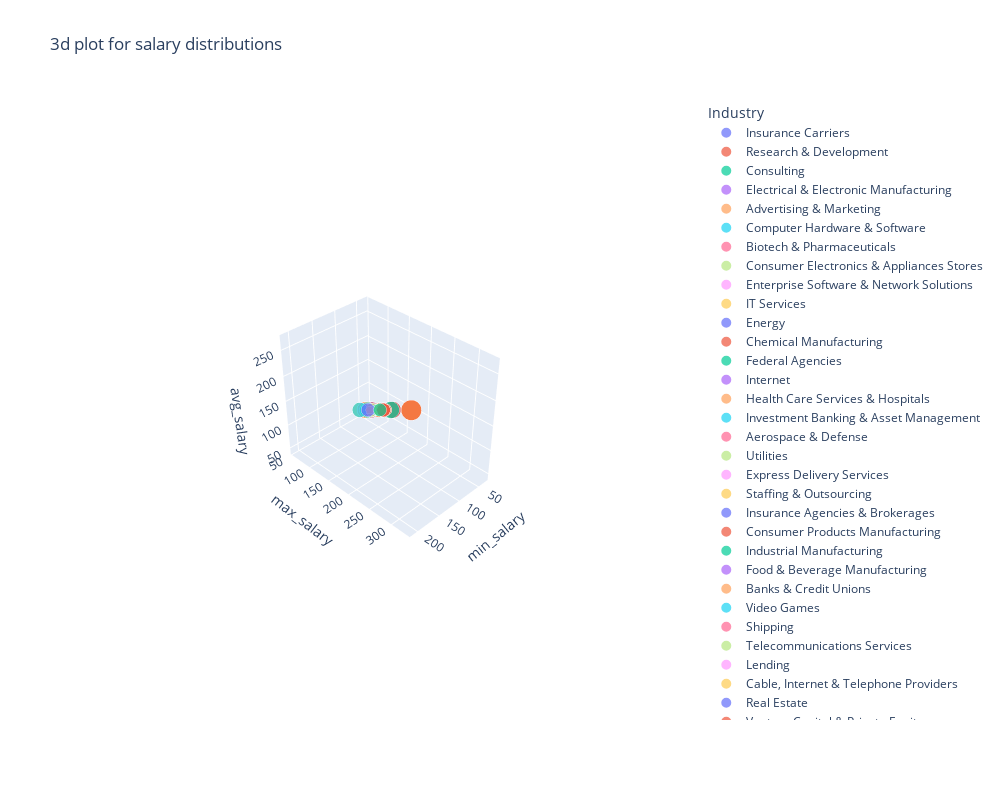

Notebook source saved alongside this figure:
### Markdown cell above
The scatter plot on the left shows the relationship betweeen minimum salaries (horizontal axis) and maximum salaries (vertical axis) for various roles (dots). A line of best fit (shown in red) indicates a positive correlation: As the minimum salary increases, so does the maximum salary. This suggests that roles with higher entry requirements tend to offer greater earning potential. 

The box plot provides a summary of the salary ranges for minimum and maximum salaries, highlighting the interquartile range and outliers. We are able to understand the salary structures and could help candidates negotiate salaries based on financial goals.

### Code cell
fig = px.scatter_3d(data_frame=df, x='min_salary', y='max_salary', z='avg_salary',
                    color='Industry', size='min_salary', title='3d plot for salary distributions',
                   width=1000, height=800)
#fig.layout.height = 500
fig.show()

### Figure 1 — Plotly figure (JSON) as saved in the notebook; plotly's stock layout.template omitted (floating-point values rounded to 4 significant figures)
{"data": [{"hovertemplate": "Industry=Insurance Carriers<br>min_salary=%{marker.size}<br>max_salary=%{y}<br>avg_salary=%{z}<extra></extra>", "legendgroup": "Insurance Carriers", "marker": {"color": "#636efa", "size": [137, 137, 75, 75, 79, 79, 90, 101, 56, 56, 79, 71, 71, 90, 90, 90, 145, 79, 112, 112, 110, 69, 66, 66, 128, 87, 92, 92], "sizemode": "area", "sizeref": 0.53, "symbol": "circle"}, "mode": "markers", "name": "Insurance Carriers", "scene": "scene", "showlegend": true, "type": "scatter3d", "x": [137, 137, 75, 75, 79, 79, 90, 101, 56, 56, 79, 71, 71, 90, 90, 90, 145, 79, 112, 112, 110, 69, 66, 66, 128, 87, 92, 92], "y": [171, 171, 131, 131, 131, 131, 109, 165, 97, 97, 106, 123, 123, 124, 124, 124, 225, 147, 116, 116, 163, 116, 112, 112, 201, 141, 155, 155], "z": [154, 154, 103, 103, 105, 105, 99, 133, 76, 76, 92, 97, 97, 107, 107, 107, 185, 113, 114, 114, 136, 92, 89, 89, 164, 114, 123, 123]}, {"hovertemplate": "Industry=Research & Development<br>min_salary=%{marker.size}<br>max_salary=%{y}<br>avg_salary=%{z}<extra></extra>", "legendgroup": "Research & Development", "marker": {"color": "#EF553B", "size": [137, 79, 101, 79, 79, 90, 79, 112, 112, 79, 31, 212, 212, 212, 66, 87, 92], "sizemode": "area", "sizeref": 0.53, "symbol": "circle"}, "mode": "markers", "name": "Research & Development", "scene": "scene", "showlegend": true, "type": "scatter3d", "x": [137, 79, 101, 79, 79, 90, 79, 112, 112, 79, 31, 212, 212, 212, 66, 87, 92], "y": [171, 131, 165, 106, 106, 124, 147, 116, 116, 133, 56, 331, 331, 331, 112, 141, 155], "z": [154, 105, 133, 92, 92, 107, 113, 114, 114, 106, 43, 271, 271, 271, 89, 114, 123]}, {"hovertemplate": "Industry=Consulting<br>min_salary=%{marker.size}<br>max_salary=%{y}<br>avg_salary=%{z}<extra></extra>", "legendgroup": "Consulting", "marker": {"color": "#00cc96", "size": [137, 137, 137, 75, 79, 99, 99, 99, 79, 90, 91, 91, 122, 122, 112, 124, 124, 69, 69, 95, 95, 212, 128, 128, 80, 87, 87, 87, 92, 92], "sizemode": "area", "sizeref": 0.53, "symbol": "circle"}, "mode": "markers", "name": "Consulting", "scene": "scene", "showlegend": true, "type": "scatter3d", "x": [137, 137, 137, 75, 79, 99, 99, 99, 79, 90, 91, 91, 122, 122, 112, 124, 124, 69, 69, 95, 95, 212, 128, 128, 80, 87, 87, 87, 92, 92], "y": [171, 171, 171, 131, 131, 132, 132, 132, 106, 124, 150, 150, 146, 146, 116, 198, 198, 116, 116, 119, 119, 331, 201, 201, 132, 141, 141, 141, 155, 155], "z": [154, 154, 154, 103, 105, 115, 115, 115, 92, 107, 120, 120, 134, 134, 114, 161, 161, 92, 92, 107, 107, 271, 164, 164, 106, 114, 114, 114, 123, 123]}, {"hovertemplate": "Industry=Electrical & Electronic Manufacturing<br>min_salary=%{marker.size}<br>max_salary=%{y}<br>avg_salary=%{z}<extra></extra>", "legendgroup": "Electrical & Electronic Manufacturing", "marker": {"color": "#ab63fa", "size": [137, 90, 141], "sizemode": "area", "sizeref": 0.53, "symbol": "circle"}, "mode": "markers", "name": "Electrical & Electronic Manufacturing", "scene": "scene", "showlegend": true, "type": "scatter3d", "x": [137, 90, 141], "y": [171, 109, 225], "z": [154, 99, 183]}, {"hovertemplate": "Industry=Advertising & Marketing<br>min_salary=%{marker.size}<br>max_salary=%{y}<br>avg_salary=%{z}<extra></extra>", "legendgroup": "Advertising & Marketing", "marker": {"color": "#FFA15A", "size": [137, 137, 75, 79, 99, 99, 90, 90, 90, 56, 56, 79, 90, 90, 110, 69, 138, 138, 80, 105, 105], "sizemode": "area", "sizeref": 0.53, "symbol": "circle"}, "mode": "markers", "name": "Advertising & Marketing", "scene": "scene", "showlegend": true, "type": "scatter3d", "x": [137, 137, 75, 79, 99, 99, 90, 90, 90, 56, 56, 79, 90, 90, 110, 69, 138, 138, 80, 105, 105], "y": [171, 171, 131, 131, 132, 132, 109, 109, 109, 97, 97, 106, 124, 124, 163, 116, 158, 158, 132, 167, 167], "z": [154, 154, 103, 105, 115, 115, 99, 99, 99, 76, 76, 92, 107, 107, 136, 92, 148, 148, 106, 136, 136]}, {"hovertemplate": "Industry=Computer Hardware & Software<br>min_salary=%{marker.size}<br>max_salary=%{y}<br>avg_salary=%{z}<extra></extra>", "legendgroup": "Computer Hardware & Software", "marker": {"color": "#19d3f3", "size": [137, 137, 137, 137, 75, 79, 79, 79, 79, 79, 99, 99, 99, 99, 99, 99, 90, 90, 90, 101, 101, 56, 79, 79, 90, 90, 90, 91, 141, 145, 79, 79, 79, 122, 122, 112, 112, 110, 110, 79, 69, 31, 31, 95, 212, 66, 128, 128, 128, 138, 80, 87, 87, 92, 92], "sizemode": "area", "sizeref": 0.53, "symbol": "circle"}, "mode": "markers", "name": "Computer Hardware & Software", "scene": "scene", "showlegend": true, "type": "scatter3d", "x": [137, 137, 137, 137, 75, 79, 79, 79, 79, 79, 99, 99, 99, 99, 99, 99, 90, 90, 90, 101, 101, 56, 79, 79, 90, 90, 90, 91, 141, 145, 79, 79, 79, 122, 122, 112, 112, 110, 110, 79, 69, 31, 31, 95, 212, 66, 128, 128, 128, 138, 80, 87, 87, 92, 92], "y": [171, 171, 171, 171, 131, 131, 131, 131, 131, 131, 132, 132, 132, 132, 132, 132, 109, 109, 109, 165, 165, 97, 106, 106, 124, 124, 124, 150, 225, 225, 147, 147, 147, 146, 146, 116, 116, 163, 163, 133, 116, 56, 56, 119, 331, 112, 201, 201, 201, 158, 132, 141, 141, 155, 155], "z": [154, 154, 154, 154, 103, 105, 105, 105, 105, 105, 115, 115, 115, 115, 115, 115, 99, 99, 99, 133, 133, 76, 92, 92, 107, 107, 107, 120, 183, 185, 113, 113, 113, 134, 134, 114, 114, 136, 136, 106, 92, 43, 43, 107, 271, 89, 164, 164, 164, 148, 106, 114, 114, 123, 123]}, {"hovertemplate": "Industry=Biotech & Pharmaceuticals<br>min_salary=%{marker.size}<br>max_salary=%{y}<br>avg_salary=%{z}<extra></extra>", "legendgroup": "Biotech & Pharmaceuticals", "marker": {"color": "#FF6692", "size": [137, 75, 75, 75, 75, 75, 79, 79, 79, 79, 79, 79, 99, 99, 90, 90, 90, 90, 90, 90, 101, 101, 101, 56, 56, 56, 56, 56, 56, 79, 79, 79, 71, 90, 90, 91, 91, 141, 145, 145, 79, 112, 112, 110, 110, 110, 124, 79, 69, 31, 95, 212, 212, 212, 128, 128, 128, 128, 138, 80, 80, 92, 105], "sizemode": "area", "sizeref": 0.53, "symbol": "circle"}, "mode": "markers", "name": "Biotech & Pharmaceuticals", "scene": "scene", "showlegend": true, "type": "scatter3d", "x": [137, 75, 75, 75, 75, 75, 79, 79, 79, 79, 79, 79, 99, 99, 90, 90, 90, 90, 90, 90, 101, 101, 101, 56, 56, 56, 56, 56, 56, 79, 79, 79, 71, 90, 90, 91, 91, 141, 145, 145, 79, 112, 112, 110, 110, 110, 124, 79, 69, 31, 95, 212, 212, 212, 128, 128, 128, 128, 138, 80, 80, 92, 105], "y": [171, 131, 131, 131, 131, 131, 131, 131, 131, 131, 131, 131, 132, 132, 109, 109, 109, 109, 109, 109, 165, 165, 165, 97, 97, 97, 97, 97, 97, 106, 106, 106, 123, 124, 124, 150, 150, 225, 225, 225, 147, 116, 116, 163, 163, 163, 198, 133, 116, 56, 119, 331, 331, 331, 201, 201, 201, 201, 158, 132, 132, 155, 167], "z": [154, 103, 103, 103, 103, 103, 105, 105, 105, 105, 105, 105, 115, 115, 99, 99, 99, 99, 99, 99, 133, 133, 133, 76, 76, 76, 76, 76, 76, 92, 92, 92, 97, 107, 107, 120, 120, 183, 185, 185, 113, 114, 114, 136, 136, 136, 161, 106, 92, 43, 107, 271, 271, 271, 164, 164, 164, 164, 148, 106, 106, 123, 136]}, {"hovertemplate": "Industry=Consumer Electronics & Appliances Stores<br>min_salary=%{marker.size}<br>max_salary=%{y}<br>avg_salary=%{z}<extra></extra>", "legendgroup": "Consumer Electronics & Appliances Stores", "marker": {"color": "#B6E880", "size": [137, 79], "sizemode": "area", "sizeref": 0.53, "symbol": "circle"}, "mode": "markers", "name": "Consumer Electronics & Appliances Stores", "scene": "scene", "showlegend": true, "type": "scatter3d", "x": [137, 79], "y": [171, 131], "z": [154, 105]}, {"hovertemplate": "Industry=Enterprise Software & Network Solutions<br>min_salary=%{marker.size}<br>max_salary=%{y}<br>avg_salary=%{z}<extra></extra>", "legendgroup": "Enterprise Software & Network Solutions", "marker": {"color": "#FF97FF", "size": [137, 137, 137, 137, 75, 75, 75, 75, 75, 75, 75, 79, 99, 99, 99, 99, 90, 90, 90, 101, 101, 101, 79, 90, 91, 145, 122, 122, 122, 112, 110, 110, 124, 31, 31, 66, 138, 138, 80, 87, 92, 92], "sizemode": "area", "sizeref": 0.53, "symbol": "circle"}, "mode": "markers", "name": "Enterprise Software & Network Solutions", "scene": "scene", "showlegend": true, "type": "scatter3d", "x": [137, 137, 137, 137, 75, 75, 75, 75, 75, 75, 75, 79, 99, 99, 99, 99, 90, 90, 90, 101, 101, 101, 79, 90, 91, 145, 122, 122, 122, 112, 110, 110, 124, 31, 31, 66, 138, 138, 80, 87, 92, 92], "y": [171, 171, 171, 171, 131, 131, 131, 131, 131, 131, 131, 131, 132, 132, 132, 132, 109, 109, 109, 165, 165, 165, 106, 124, 150, 225, 146, 146, 146, 116, 163, 163, 198, 56, 56, 112, 158, 158, 132, 141, 155, 155], "z": [154, 154, 154, 154, 103, 103, 103, 103, 103, 103, 103, 105, 115, 115, 115, 115, 99, 99, 99, 133, 133, 133, 92, 107, 120, 185, 134, 134, 134, 114, 136, 136, 161, 43, 43, 89, 148, 148, 106, 114, 123, 123]}, {"hovertemplate": "Industry=IT Services<br>min_salary=%{marker.size}<br>max_salary=%{y}<br>avg_salary=%{z}<extra></extra>", "legendgroup": "IT Services", "marker": {"color": "#FECB52", "size": [137, 75, 75, 79, 79, 90, 101, 56, 56, 79, 79, 79, 71, 71, 90, 90, 91, 91, 91, 141, 141, 145, 145, 79, 79, 122, 112, 110, 124, 124, 79, 69, 69, 69, 31, 31, 95, 212, 66, 66, 66, 66, 66, 66, 80, 80, 80, 87, 87, 92, 105, 105], "sizemode": "area", "sizeref": 0.53, "symbol": "circle"}, "mode": "markers", "name": "IT Services", "scene": "scene", "showlegend": true, "type": "scatter3d", "x": [137, 75, 75, 79, 79, 90, 101, 56, 56, 79, 79, 79, 71, 71, 90, 90, 91, 91, 91, 141, 141, 145, 145, 79, 79, 122, 112, 110, 124, 124, 79, 69, 69, 69, 31, 31, 95, 212, 66, 66, 66, 66, 66, 66, 80, 80, 80, 87, 87, 92, 105, 105], "y": [171, 131, 131, 131, 131, 109, 165, 97, 97, 106, 106, 106, 123, 123, 124, 124, 150, 150, 150, 225, 225, 225, 225, 147, 147, 146, 116, 163, 198, 198, 133, 116, 116, 116, 56, 56, 119, 331, 112, 112, 112, 112, 112, 112, 132, 132, 132, 141, 141, 155, 167, 167], "z": [154, 103, 103, 105, 105, 99, 133, 76, 76, 92, 92, 92, 97, 97, 107, 107, 120, 120, 120, 183, 183, 185, 185, 113, 113, 134, 114, 136, 161, 161, 106, 92, 92, 92, 43, 43, 107, 271, 89, 89, 89, 89, 89, 89, 106, 106, 106, 114, 114, 123, 136, 136]}, {"hovertemplate": "Industry=Energy<br>min_salary=%{marker.size}<br>max_salary=%{y}<br>avg_salary=%{z}<extra></extra>", "legendgroup": "Energy", "marker": {"color": "#636efa", "size": [137, 56, 91, 112, 66], "sizemode": "area", "sizeref": 0.53, "symbol": "circle"}, "mode": "markers", "name": "Energy", "scene": "scene", "showlegend": true, "type": "scatter3d", "x": [137, 56, 91, 112, 66], "y": [171, 97, 150, 116, 112], "z": [154, 76, 120, 114, 89]}, {"hovertemplate": "Industry=Chemical Manufacturing<br>min_salary=%{marker.size}<br>max_salary=%{y}<br>avg_salary=%{z}<extra></extra>", "legendgroup": "Chemical Manufacturing", "marker": {"color": "#EF553B", "size": [137, 137, 56], "sizemode": "area", "sizeref": 0.53, "symbol": "circle"}, "mode": "markers", "name": "Chemical Manufacturing", "scene": "scene", "showlegend": true, "type": "scatter3d", "x": [137, 137, 56], "y": [171, 171, 97], "z": [154, 154, 76]}, {"hovertemplate": "Industry=Federal Agencies<br>min_salary=%{marker.size}<br>max_salary=%{y}<br>avg_salary=%{z}<extra></extra>", "legendgroup": "Federal Agencies", "marker": {"color": "#00cc96", "size": [137, 137, 75, 90, 101, 56, 71, 91, 145, 79, 110, 128, 128, 138, 138, 80], "sizemode": "area", "sizeref": 0.53, "symbol": "circle"}, "mode": "markers", "name": "Federal Agencies", "scene": "scene", "showlegend": true, "type": "scatter3d", "x": [137, 137, 75, 90, 101, 56, 71, 91, 145, 79, 110, 128, 128, 138, 138, 80], "y": [171, 171, 131, 109, 165, 97, 123, 150, 225, 147, 163, 201, 201, 158, 158, 132], "z": [154, 154, 103, 99, 133, 76, 97, 120, 185, 113, 136, 164, 164, 148, 148, 106]}, {"hovertemplate": "Industry=Internet<br>min_salary=%{marker.size}<br>max_salary=%{y}<br>avg_salary=%{z}<extra></extra>", "legendgroup": "Internet", "marker": {"color": "#ab63fa", "size": [137, 137, 75, 75, 79, 79, 79, 99, 99, 56, 79, 71, 71, 71, 91, 141, 145, 112, 124, 124, 79, 69, 95, 66, 128, 128, 80], "sizemode": "area", "sizeref": 0.53, "symbol": "circle"}, "mode": "markers", "name": "Internet", "scene": "scene", "showlegend": true, "type": "scatter3d", "x": [137, 137, 75, 75, 79, 79, 79, 99, 99, 56, 79, 71, 71, 71, 91, 141, 145, 112, 124, 124, 79, 69, 95, 66, 128, 128, 80], "y": [171, 171, 131, 131, 131, 131, 131, 132, 132, 97, 106, 123, 123, 123, 150, 225, 225, 116, 198, 198, 133, 116, 119, 112, 201, 201, 132], "z": [154, 154, 103, 103, 105, 105, 105, 115, 115, 76, 92, 97, 97, 97, 120, 183, 185, 114, 161, 161, 106, 92, 107, 89, 164, 164, 106]}, {"hovertemplate": "Industry=Health Care Services & Hospitals<br>min_salary=%{marker.size}<br>max_salary=%{y}<br>avg_salary=%{z}<extra></extra>", "legendgroup": "Health Care Services & Hospitals", "marker": {"color": "#FFA15A", "size": [137, 75, 75, 79, 99, 99, 99, 56, 79, 145, 112, 110, 110, 95, 138, 80, 80, 87], "sizemode": "area", "sizeref": 0.53, "symbol": "circle"}, "mode": "markers", "name": "Health Care Services & Hospitals", "scene": "scene", "showlegend": true, "type": "scatter3d", "x": [137, 75, 75, 79, 99, 99, 99, 56, 79, 145, 112, 110, 110, 95, 138, 80, 80, 87], "y": [171, 131, 131, 131, 132, 132, 132, 97, 106, 225, 116, 163, 163, 119, 158, 132, 132, 141], "z": [154, 103, 103, 105, 115, 115, 115, 76, 92, 185, 114, 136, 136, 107, 148, 106, 106, 114]}, {"hovertemplate": "Industry=Investment Banking & Asset Management<br>min_salary=%{marker.size}<br>max_salary=%{y}<br>avg_salary=%{z}<extra></extra>", "legendgroup": "Investment Banking & Asset Management", "marker": {"color": "#19d3f3", "size": [137, 75, 75, 79, 99, 99, 71, 71, 79, 79, 79, 31, 128], "sizemode": "area", "sizeref": 0.53, "symbol": "circle"}, "mode": "markers", "name": "Investment Banking & Asset Management", "scene": "scene", "showlegend": true, "type": "scatter3d", "x": [137, 75, 75, 79, 99, 99, 71, 71, 79, 79, 79, 31, 128], "y": [171, 131, 131, 131, 132, 132, 123, 123, 147, 147, 133, 56, 201], "z": [154, 103, 103, 105, 115, 115, 97, 97, 113, 113, 106, 43, 164]}, {"hovertemplate": "Industry=Aerospace & Defense<br>min_salary=%{marker.size}<br>max_salary=%{y}<br>avg_salary=%{z}<extra></extra>", "legendgroup": "Aerospace & Defense", "marker": {"color": "#FF6692", "size": [137, 75, 99, 99, 90, 101, 56, 79, 71, 90, 91, 141, 145, 79, 79, 122, 112, 110, 110, 124, 31, 31, 212, 128, 138, 138, 138, 80, 80, 87, 87, 92, 105, 105], "sizemode": "area", "sizeref": 0.53, "symbol": "circle"}, "mode": "markers", "name": "Aerospace & Defense", "scene": "scene", "showlegend": true, "type": "scatter3d", "x": [137, 75, 99, 99, 90, 101, 56, 79, 71, 90, 91, 141, 145, 79, 79, 122, 112, 110, 110, 124, 31, 31, 212, 128, 138, 138, 138, 80, 80, 87, 87, 92, 105, 105], "y": [171, 131, 132, 132, 109, 165, 97, 106, 123, 124, 150, 225, 225, 147, 147, 146, 116, 163, 163, 198, 56, 56, 331, 201, 158, 158, 158, 132, 132, 141, 141, 155, 167, 167], "z": [154, 103, 115, 115, 99, 133, 76, 92, 97, 107, 120, 183, 185, 113, 113, 134, 114, 136, 136, 161, 43, 43, 271, 164, 148, 148, 148, 106, 106, 114, 114, 123, 136, 136]}, {"hovertemplate": "Industry=Utilities<br>min_salary=%{marker.size}<br>max_salary=%{y}<br>avg_salary=%{z}<extra></extra>", "legendgroup": "Utilities", "marker": {"color": "#B6E880", "size": [75, 90, 91], "sizemode": "area", "sizeref": 0.53, "symbol": "circle"}, "mode": "markers", "name": "Utilities", "scene": "scene", "showlegend": true, "type": "scatter3d", "x": [75, 90, 91], "y": [131, 109, 150], "z": [103, 99, 120]}, {"hovertemplate": "Industry=Express Delivery Services<br>min_salary=%{marker.size}<br>max_salary=%{y}<br>avg_salary=%{z}<extra></extra>", "legendgroup": "Express Delivery Services", "marker": {"color": "#FF97FF", "size": [75, 124], "sizemode": "area", "sizeref": 0.53, "symbol": "circle"}, "mode": "markers", "name": "Express Delivery Services", "scene": "scene", "showlegend": true, "type": "scatter3d", "x": [75, 124], "y": [131, 198], "z": [103, 161]}, {"hovertemplate": "Industry=Staffing & Outsourcing<br>min_salary=%{marker.size}<br>max_salary=%{y}<br>avg_salary=%{z}<extra></extra>", "legendgroup": "Staffing & Outsourcing", "marker": {"color": "#FECB52", "size": [75, 79, 90, 101, 79, 91, 141, 145, 79, 122, 112, 112, 112, 124, 124, 79, 69, 69, 69, 31, 95, 95, 95, 212, 212, 212, 66, 66, 66, 128, 87, 87, 92, 105], "sizemode": "area", "sizeref": 0.53, "symbol": "circle"}, "mode": "markers", "name": "Staffing & Outsourcing", "scene": "scene", "showlegend": true, "type": "scatter3d", "x": [75, 79, 90, 101, 79, 91, 141, 145, 79, 122, 112, 112, 112, 124, 124, 79, 69, 69, 69, 31, 95, 95, 95, 212, 212, 212, 66, 66, 66, 128, 87, 87, 92, 105], "y": [131, 131, 109, 165, 106, 150, 225, 225, 147, 146, 116, 116, 116, 198, 198, 133, 116, 116, 116, 56, 119, 119, 119, 331, 331, 331, 112, 112, 112, 201, 141, 141, 155, 167], "z": [103, 105, 99, 133, 92, 120, 183, 185, 113, 134, 114, 114, 114, 161, 161, 106, 92, 92, 92, 43, 107, 107, 107, 271, 271, 271, 89, 89, 89, 164, 114, 114, 123, 136]}, {"hovertemplate": "Industry=Insurance Agencies & Brokerages<br>min_salary=%{marker.size}<br>max_salary=%{y}<br>avg_salary=%{z}<extra></extra>", "legendgroup": "Insurance Agencies & Brokerages", "marker": {"color": "#636efa", "size": [75, 79, 122, 31], "sizemode": "area", "sizeref": 0.53, "symbol": "circle"}, "mode": "markers", "name": "Insurance Agencies & Brokerages", "scene": "scene", "showlegend": true, "type": "scatter3d", "x": [75, 79, 122, 31], "y": [131, 131, 146, 56], "z": [103, 105, 134, 43]}, {"hovertemplate": "Industry=Consumer Products Manufacturing<br>min_salary=%{marker.size}<br>max_salary=%{y}<br>avg_salary=%{z}<extra></extra>", "legendgroup": "Consumer Products Manufacturing", "marker": {"color": "#EF553B", "size": [79, 79, 110, 69, 138], "sizemode": "area", "sizeref": 0.53, "symbol": "circle"}, "mode": "markers", "name": "Consumer Products Manufacturing", "scene": "scene", "showlegend": true, "type": "scatter3d", "x": [79, 79, 110, 69, 138], "y": [131, 147, 163, 116, 158], "z": [105, 113, 136, 92, 148]}, {"hovertemplate": "Industry=Industrial Manufacturing<br>min_salary=%{marker.size}<br>max_salary=%{y}<br>avg_salary=%{z}<extra></extra>", "legendgroup": "Industrial Manufacturing", "marker": {"color": "#00cc96", "size": [79, 90, 128], "sizemode": "area", "sizeref": 0.53, "symbol": "circle"}, "mode": "markers", "name": "Industrial Manufacturing", "scene": "scene", "showlegend": true, "type": "scatter3d", "x": [79, 90, 128], "y": [131, 124, 201], "z": [105, 107, 164]}, {"hovertemplate": "Industry=Food & Beverage Manufacturing<br>min_salary=%{marker.size}<br>max_salary=%{y}<br>avg_salary=%{z}<extra></extra>", "legendgroup": "Food & Beverage Manufacturing", "marker": {"color": "#ab63fa", "size": [79, 99, 138, 92], "sizemode": "area", "sizeref": 0.53, "symbol": "circle"}, "mode": "markers", "name": "Food & Beverage Manufacturing", "scene": "scene", "showlegend": true, "type": "scatter3d", "x": [79, 99, 138, 92], "y": [131, 132, 158, 155], "z": [105, 115, 148, 123]}, {"hovertemplate": "Industry=Banks & Credit Unions<br>min_salary=%{marker.size}<br>max_salary=%{y}<br>avg_salary=%{z}<extra></extra>", "legendgroup": "Banks & Credit Unions", "marker": {"color": "#FFA15A", "size": [79, 99, 101, 91, 110, 138, 138, 87], "sizemode": "area", "sizeref": 0.53, "symbol": "circle"}, "mode": "markers", "name": "Banks & Credit Unions", "scene": "scene", "showlegend": true, "type": "scatter3d", "x": [79, 99, 101, 91, 110, 138, 138, 87], "y": [131, 132, 165, 150, 163, 158, 158, 141], "z": [105, 115, 133, 120, 136, 148, 148, 114]}, {"hovertemplate": "Industry=Video Games<br>min_salary=%{marker.size}<br>max_salary=%{y}<br>avg_salary=%{z}<extra></extra>", "legendgroup": "Video Games", "marker": {"color": "#19d3f3", "size": [99, 90, 141], "sizemode": "area", "sizeref": 0.53, "symbol": "circle"}, "mode": "markers", "name": "Video Games", "scene": "scene", "showlegend": true, "type": "scatter3d", "x": [99, 90, 141], "y": [132, 109, 225], "z": [115, 99, 183]}, {"hovertemplate": "Industry=Shipping<br>min_salary=%{marker.size}<br>max_salary=%{y}<br>avg_salary=%{z}<extra></extra>", "legendgroup": "Shipping", "marker": {"color": "#FF6692", "size": [99], "sizemode": "area", "sizeref": 0.53, "symbol": "circle"}, "mode": "markers", "name": "Shipping", "scene": "scene", "showlegend": true, "type": "scatter3d", "x": [99], "y": [132], "z": [115]}, {"hovertemplate": "Industry=Telecommunications Services<br>min_salary=%{marker.size}<br>max_salary=%{y}<br>avg_salary=%{z}<extra></extra>", "legendgroup": "Telecommunications Services", "marker": {"color": "#B6E880", "size": [99, 90, 101, 79, 105], "sizemode": "area", "sizeref": 0.53, "symbol": "circle"}, "mode": "markers", "name": "Telecommunications Services", "scene": "scene", "showlegend": true, "type": "scatter3d", "x": [99, 90, 101, 79, 105], "y": [132, 109, 165, 133, 167], "z": [115, 99, 133, 106, 136]}, {"hovertemplate": "Industry=Lending<br>min_salary=%{marker.size}<br>max_salary=%{y}<br>avg_salary=%{z}<extra></extra>", "legendgroup": "Lending", "marker": {"color": "#FF97FF", "size": [90, 90, 56, 79, 145, 124, 66], "sizemode": "area", "sizeref": 0.53, "symbol": "circle"}, "mode": "markers", "name": "Lending", "scene": "scene", "showlegend": true, "type": "scatter3d", "x": [90, 90, 56, 79, 145, 124, 66], "y": [109, 109, 97, 106, 225, 198, 112], "z": [99, 99, 76, 92, 185, 161, 89]}, {"hovertemplate": "Industry=Cable, Internet & Telephone Providers<br>min_salary=%{marker.size}<br>max_salary=%{y}<br>avg_salary=%{z}<extra></extra>", "legendgroup": "Cable, Internet & Telephone Providers", "marker": {"color": "#FECB52", "size": [90], "sizemode": "area", "sizeref": 0.53, "symbol": "circle"}, "mode": "markers", "name": "Cable, Internet & Telephone Providers", "scene": "scene", "showlegend": true, "type": "scatter3d", "x": [90], "y": [109], "z": [99]}, {"hovertemplate": "Industry=Real Estate<br>min_salary=%{marker.size}<br>max_salary=%{y}<br>avg_salary=%{z}<extra></extra>", "legendgroup": "Real Estate", "marker": {"color": "#636efa", "size": [101, 71, 91], "sizemode": "area", "sizeref": 0.53, "symbol": "circle"}, "mode": "markers", "name": "Real Estate", "scene": "scene", "showlegend": true, "type": "scatter3d", "x": [101, 71, 91], "y": [165, 123, 150], "z": [133, 97, 120]}, {"hovertemplate": "Industry=Venture Capital & Private Equity<br>min_salary=%{marker.size}<br>max_salary=%{y}<br>avg_salary=%{z}<extra></extra>", "legendgroup": "Venture Capital & Private Equity", "marker": {"color": "#EF553B", "size": [101, 71], "sizemode": "area", "sizeref": 0.53, "symbol": "circle"}, "mode": "markers", "name": "Venture Capital & Private Equity", "scene": "scene", "showlegend": true, "type": "scatter3d", "x": [101, 71], "y": [165, 123], "z": [133, 97]}, {"hovertemplate": "Industry=Miscellaneous Manufacturing<br>min_salary=%{marker.size}<br>max_salary=%{y}<br>avg_salary=%{z}<extra></extra>", "legendgroup": "Miscellaneous Manufacturing", "marker": {"color": "#00cc96", "size": [79, 122, 31], "sizemode": "area", "sizeref": 0.53, "symbol": "circle"}, "mode": "markers", "name": "Miscellaneous Manufacturing", "scene": "scene", "showlegend": true, "type": "scatter3d", "x": [79, 122, 31], "y": [106, 146, 56], "z": [92, 134, 43]}, {"hovertemplate": "Industry=Oil & Gas Services<br>min_salary=%{marker.size}<br>max_salary=%{y}<br>avg_salary=%{z}<extra></extra>", "legendgroup": "Oil & Gas Services", "marker": {"color": "#ab63fa", "size": [79, 31], "sizemode": "area", "sizeref": 0.53, "symbol": "circle"}, "mode": "markers", "name": "Oil & Gas Services", "scene": "scene", "showlegend": true, "type": "scatter3d", "x": [79, 31], "y": [106, 56], "z": [92, 43]}, {"hovertemplate": "Industry=Transportation Equipment Manufacturing<br>min_salary=%{marker.size}<br>max_salary=%{y}<br>avg_salary=%{z}<extra></extra>", "legendgroup": "Transportation Equipment Manufacturing", "marker": {"color": "#FFA15A", "size": [71, 141], "sizemode": "area", "sizeref": 0.53, "symbol": "circle"}, "mode": "markers", "name": "Transportation Equipment Manufacturing", "scene": "scene", "showlegend": true, "type": "scatter3d", "x": [71, 141], "y": [123, 225], "z": [97, 183]}, {"hovertemplate": "Industry=Telecommunications Manufacturing<br>min_salary=%{marker.size}<br>max_salary=%{y}<br>avg_salary=%{z}<extra></extra>", "legendgroup": "Telecommunications Manufacturing", "marker": {"color": "#19d3f3", "size": [71], "sizemode": "area", "sizeref": 0.53, "symbol": "circle"}, "mode": "markers", "name": "Telecommunications Manufacturing", "scene": "scene", "showlegend": true, "type": "scatter3d", "x": [71], "y": [123], "z": [97]}, {"hovertemplate": "Industry=Transportation Management<br>min_salary=%{marker.size}<br>max_salary=%{y}<br>avg_salary=%{z}<extra></extra>", "legendgroup": "Transportation Management", "marker": {"color": "#FF6692", "size": [90], "sizemode": "area", "sizeref": 0.53, "symbol": "circle"}, "mode": "markers", "name": "Transportation Management", "scene": "scene", "showlegend": true, "type": "scatter3d", "x": [90], "y": [124], "z": [107]}, {"hovertemplate": "Industry=News Outlet<br>min_salary=%{marker.size}<br>max_salary=%{y}<br>avg_salary=%{z}<extra></extra>", "legendgroup": "News Outlet", "marker": {"color": "#B6E880", "size": [90], "sizemode": "area", "sizeref": 0.53, "symbol": "circle"}, "mode": "markers", "name": "News Outlet", "scene": "scene", "showlegend": true, "type": "scatter3d", "x": [90], "y": [124], "z": [107]}, {"hovertemplate": "Industry=Architectural & Engineering Services<br>min_salary=%{marker.size}<br>max_salary=%{y}<br>avg_salary=%{z}<extra></extra>", "legendgroup": "Architectural & Engineering Services", "marker": {"color": "#FF97FF", "size": [91, 141, 124], "sizemode": "area", "sizeref": 0.53, "symbol": "circle"}, "mode": "markers", "name": "Architectural & Engineering Services", "scene": "scene", "showlegend": true, "type": "scatter3d", "x": [91, 141, 124], "y": [150, 225, 198], "z": [120, 183, 161]}, {"hovertemplate": "Industry=Other Retail Stores<br>min_salary=%{marker.size}<br>max_salary=%{y}<br>avg_salary=%{z}<extra></extra>", "legendgroup": "Other Retail Stores", "marker": {"color": "#FECB52", "size": [141, 141], "sizemode": "area", "sizeref": 0.53, "symbol": "circle"}, "mode": "markers", "name": "Other Retail Stores", "scene": "scene", "showlegend": true, "type": "scatter3d", "x": [141, 141], "y": [225, 225], "z": [183, 183]}, {"hovertemplate": "Industry=Hotels, Motels, & Resorts<br>min_salary=%{marker.size}<br>max_salary=%{y}<br>avg_salary=%{z}<extra></extra>", "legendgroup": "Hotels, Motels, & Resorts", "marker": {"color": "#636efa", "size": [141], "sizemode": "area", "sizeref": 0.53, "symbol": "circle"}, "mode": "markers", "name": "Hotels, Motels, & Resorts", "scene": "scene", "showlegend": true, "type": "scatter3d", "x": [141], "y": [225], "z": [183]}, {"hovertemplate": "Industry=State & Regional Agencies<br>min_salary=%{marker.size}<br>max_salary=%{y}<br>avg_salary=%{z}<extra></extra>", "legendgroup": "State & Regional Agencies", "marker": {"color": "#EF553B", "size": [141], "sizemode": "area", "sizeref": 0.53, "symbol": "circle"}, "mode": "markers", "name": "State & Regional Agencies", "scene": "scene", "showlegend": true, "type": "scatter3d", "x": [141], "y": [225], "z": [183]}, {"hovertemplate": "Industry=Financial Transaction Processing<br>min_salary=%{marker.size}<br>max_salary=%{y}<br>avg_salary=%{z}<extra></extra>", "legendgroup": "Financial Transaction Processing", "marker": {"color": "#00cc96", "size": [145, 31], "sizemode": "area", "sizeref": 0.53, "symbol": "circle"}, "mode": "markers", "name": "Financial Transaction Processing", "scene": "scene", "showlegend": true, "type": "scatter3d", "x": [145, 31], "y": [225, 56], "z": [185, 43]}, {"hovertemplate": "Industry=Timber Operations<br>min_salary=%{marker.size}<br>max_salary=%{y}<br>avg_salary=%{z}<extra></extra>", "legendgroup": "Timber Operations", "marker": {"color": "#ab63fa", "size": [79, 69], "sizemode": "area", "sizeref": 0.53, "symbol": "circle"}, "mode": "markers", "name": "Timber Operations", "scene": "scene", "showlegend": true, "type": "scatter3d", "x": [79, 69], "y": [147, 116], "z": [113, 92]}, {"hovertemplate": "Industry=Colleges & Universities<br>min_salary=%{marker.size}<br>max_salary=%{y}<br>avg_salary=%{z}<extra></extra>", "legendgroup": "Colleges & Universities", "marker": {"color": "#FFA15A", "size": [79, 69], "sizemode": "area", "sizeref": 0.53, "symbol": "circle"}, "mode": "markers", "name": "Colleges & Universities", "scene": "scene", "showlegend": true, "type": "scatter3d", "x": [79, 69], "y": [147, 116], "z": [113, 92]}, {"hovertemplate": "Industry=Travel Agencies<br>min_salary=%{marker.size}<br>max_salary=%{y}<br>avg_salary=%{z}<extra></extra>", "legendgroup": "Travel Agencies", "marker": {"color": "#19d3f3", "size": [112, 66], "sizemode": "area", "sizeref": 0.53, "symbol": "circle"}, "mode": "markers", "name": "Travel Agencies", "scene": "scene", "showlegend": true, "type": "scatter3d", "x": [112, 66], "y": [116, 112], "z": [114, 89]}, {"hovertemplate": "Industry=Logistics & Supply Chain<br>min_salary=%{marker.size}<br>max_salary=%{y}<br>avg_salary=%{z}<extra></extra>", "legendgroup": "Logistics & Supply Chain", "marker": {"color": "#FF6692", "size": [79], "sizemode": "area", "sizeref": 0.53, "symbol": "circle"}, "mode": "markers", "name": "Logistics & Supply Chain", "scene": "scene", "showlegend": true, "type": "scatter3d", "x": [79], "y": [133], "z": [106]}, {"hovertemplate": "Industry=Farm Support Services<br>min_salary=%{marker.size}<br>max_salary=%{y}<br>avg_salary=%{z}<extra></extra>", "legendgroup": "Farm Support Services", "marker": {"color": "#B6E880", "size": [79], "sizemode": "area", "sizeref": 0.53, "symbol": "circle"}, "mode": "markers", "name": "Farm Support Services", "scene": "scene", "showlegend": true, "type": "scatter3d", "x": [79], "y": [133], "z": [106]}, {"hovertemplate": "Industry=Social Assistance<br>min_salary=%{marker.size}<br>max_salary=%{y}<br>avg_salary=%{z}<extra></extra>", "legendgroup": "Social Assistance", "marker": {"color": "#FF97FF", "size": [31], "sizemode": "area", "sizeref": 0.53, "symbol": "circle"}, "mode": "markers", "name": "Social Assistance", "scene": "scene", "showlegend": true, "type": "scatter3d", "x": [31], "y": [56], "z": [43]}, {"hovertemplate": "Industry=Construction<br>min_salary=%{marker.size}<br>max_salary=%{y}<br>avg_salary=%{z}<extra></extra>", "legendgroup": "Construction", "marker": {"color": "#FECB52", "size": [31, 80], "sizemode": "area", "sizeref": 0.53, "symbol": "circle"}, "mode": "markers", "name": "Construction", "scene": "scene", "showlegend": true, "type": "scatter3d", "x": [31, 80], "y": [56, 132], "z": [43, 106]}, {"hovertemplate": "Industry=Department, Clothing, & Shoe Stores<br>min_salary=%{marker.size}<br>max_salary=%{y}<br>avg_salary=%{z}<extra></extra>", "legendgroup": "Department, Clothing, & Shoe Stores", "marker": {"color": "#636efa", "size": [95], "sizemode": "area", "sizeref": 0.53, "symbol": "circle"}, "mode": "markers", "name": "Department, Clothing, & Shoe Stores", "scene": "scene", "showlegend": true, "type": "scatter3d", "x": [95], "y": [119], "z": [107]}, {"hovertemplate": "Industry=Wholesale<br>min_salary=%{marker.size}<br>max_salary=%{y}<br>avg_salary=%{z}<extra></extra>", "legendgroup": "Wholesale", "marker": {"color": "#EF553B", "size": [212, 92, 105], "sizemode": "area", "sizeref": 0.53, "symbol": "circle"}, "mode": "markers", "name": "Wholesale", "scene": "scene", "showlegend": true, "type": "scatter3d", "x": [212, 92, 105], "y": [331, 155, 167], "z": [271, 123, 136]}, {"hovertemplate": "Industry=Rail<br>min_salary=%{marker.size}<br>max_salary=%{y}<br>avg_salary=%{z}<extra></extra>", "legendgroup": "Rail", "marker": {"color": "#00cc96", "size": [87], "sizemode": "area", "sizeref": 0.53, "symbol": "circle"}, "mode": "markers", "name": "Rail", "scene": "scene", "showlegend": true, "type": "scatter3d", "x": [87], "y": [141], "z": [114]}], "layout": {"height": 800, "legend": {"itemsizing": "constant", "title": {"text": "Industry"}, "tracegroupgap": 0}, "scene": {"aspectmode": "auto", "aspectratio": {"x": 0.8054, "y": 1.224, "z": 1.015}, "camera": {"center": {"x": 0, "y": 0, "z": 0}, "eye": {"x": 2.984, "y": 2.984, "z": 2.984}, "projection": {"type": "perspective"}, "up": {"x": 0, "y": 0, "z": 1}}, "domain": {"x": [0, 1], "y": [0, 1]}, "xaxis": {"title": {"text": "min_salary"}, "type": "linear"}, "yaxis": {"title": {"text": "max_salary"}, "type": "linear"}, "zaxis": {"title": {"text": "avg_salary"}, "type": "linear"}}, "title": {"text": "3d plot for salary distributions"}, "width": 1000}}
